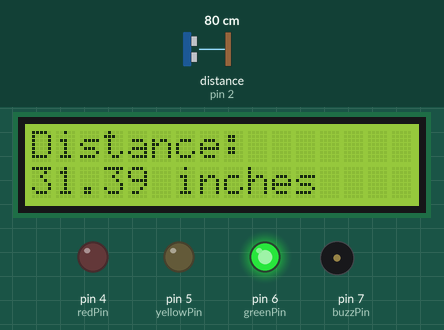
Simulated run of this sketch. Board: Arduino Uno, built with avr-gcc and run on an emulated ATmega328P. Shown: 16×2 character LCD, output pins drawn as LEDs (lit = HIGH), buzzer (waves = sounding, pin HIGH). Wiring (inferred from the names in the program): ultrasonic range finder: trigger pin 3; echo pin 2. The inputs (shaded band) are chosen by the test bench; at power-on: distance to the obstacle (sensor on pin 2) 80 cm. The echo pulse lasts 58.3 µs per cm; pins used as bus, display or sensor lines are not drawn; what the sketch prints to the serial monitor is not drawn.

Above: at 1.2 s.
1.3 s: distance to the obstacle (sensor on pin 2) set to 56 cm
At 1.32 s:
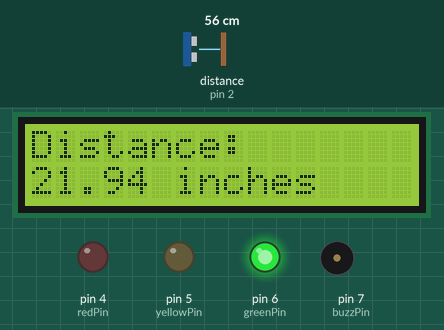
2.8 s: distance to the obstacle (sensor on pin 2) set to 48 cm
At 3.4 s:
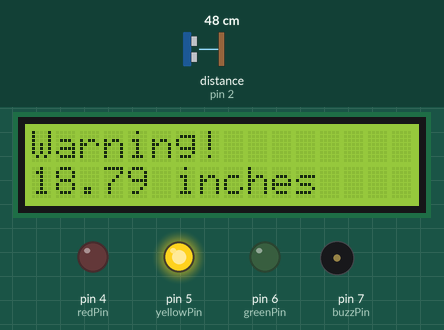
4.3 s: distance to the obstacle (sensor on pin 2) set to 28 cm
At 5.3 s:
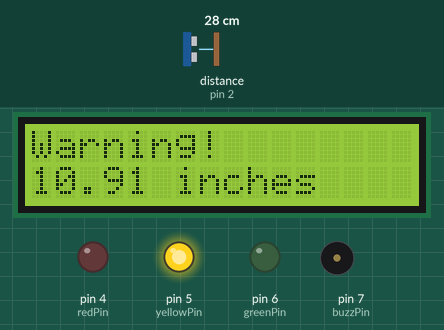
5.8 s: distance to the obstacle (sensor on pin 2) set to 23 cm
At 6.5 s:
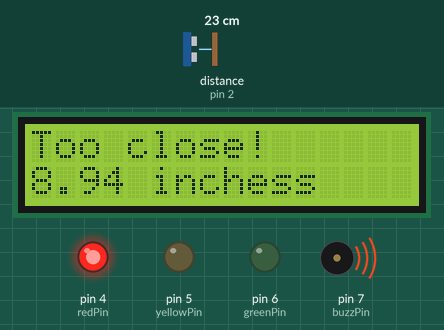
7.3 s: distance to the obstacle (sensor on pin 2) set to 35 cm
At 7.33 s:
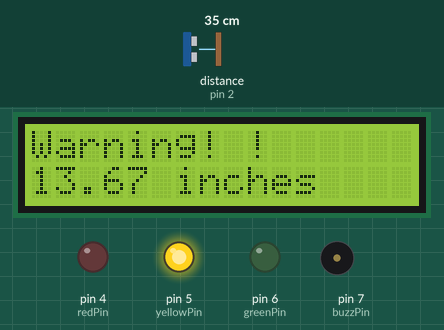
Timing chart, 0 to 9.8 s (numbered marks = the images above; inputs shaded):
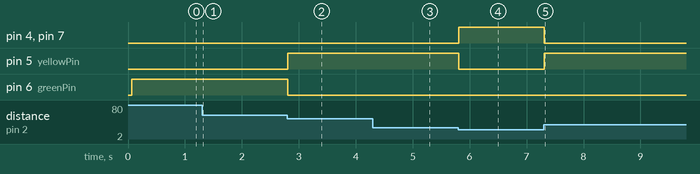

Measured:
- the behaviour switches between 52 and 51 cm on distance to the obstacle (sensor on pin 2) (found by bisection; images 1 and 2)
- the behaviour switches between 26 and 25 cm on distance to the obstacle (sensor on pin 2) (found by bisection; images 3 and 4)
- after the input at 1.3 s, the display: changes at once (image 1)
- after the input at 2.8 s, pin 5 (yellowPin): LOW → HIGH at once; pin 6 (greenPin): HIGH → LOW at once; the display: first changes at once (image 2 shows a later state)
- after the input at 4.3 s, the display: changes at once (image 3)
- after the input at 5.8 s, pin 4 (redPin), pin 7 (buzzPin): LOW → HIGH at once; pin 5 (yellowPin): HIGH → LOW at once; the display: changes at once (image 4)
- after the input at 7.3 s, pin 4 (redPin), pin 7 (buzzPin): HIGH → LOW at once; pin 5 (yellowPin): LOW → HIGH at once; the display: changes at once (image 5)

The sketch:

ultrasonic_distance_detector.ino
```cpp
// C++ code
#include <LiquidCrystal.h>

int sonicEchoPin = 2;
int sonicTrigPin = 3;

int redPin = 4;
int yellowPin = 5;
int greenPin = 6;

int buzzPin = 7;

int RS = 8;
int EN = 9;
int DB4 = 10;
int DB5 = 11;
int DB6 = 12;
int DB7 = 13;
LiquidCrystal lcd(RS,EN,DB4,DB5,DB6,DB7);
const int safeDistance = 20;
const int warningDistance = 10;

int buzzReadPin;
int pingTravelTime;
float pingTravelDistance;
float distanceToTarget;


void setup()
{
  lcd.begin(16,2);
  pinMode(greenPin, OUTPUT);
  pinMode(yellowPin, OUTPUT);
  pinMode(redPin, OUTPUT);
  pinMode(buzzPin, OUTPUT);
  pinMode(sonicTrigPin, OUTPUT);
  pinMode(sonicEchoPin,  INPUT);
  Serial.begin(9600);
}

void loop()
{
  digitalWrite(sonicTrigPin, LOW);
  delayMicroseconds(10);
  digitalWrite(sonicTrigPin, HIGH);
  delayMicroseconds(10);
  digitalWrite(sonicTrigPin, LOW);
  pingTravelTime = pulseIn(sonicEchoPin, HIGH);
  pingTravelDistance = (1./74.)*pingTravelTime;
  distanceToTarget = pingTravelDistance/2.;

  if (distanceToTarget > safeDistance)
  {
    digitalWrite(greenPin, HIGH);
    digitalWrite(yellowPin, LOW);
    digitalWrite(redPin, LOW);
    digitalWrite(buzzPin, LOW);
    lcd.setCursor(0,0);
    lcd.print("Distance: ");
    lcd.setCursor(0,1);
    lcd.print(distanceToTarget);
    lcd.print(" inches");
  }
  else if(distanceToTarget >= warningDistance)
  {
    digitalWrite(greenPin, LOW);
    digitalWrite(yellowPin, HIGH);
    digitalWrite(redPin, LOW);
    digitalWrite(buzzPin, LOW);
    lcd.setCursor(0,0);
    lcd.print("Warning! ");
    lcd.setCursor(0,1);
    lcd.print(distanceToTarget);
    lcd.print(" inches");
  }
  else
  {
    digitalWrite(greenPin, LOW);
    digitalWrite(yellowPin, LOW);
    digitalWrite(redPin, HIGH);
    digitalWrite(buzzPin, HIGH);
    lcd.setCursor(0,0);
    lcd.print("Too close! ");
    lcd.setCursor(0,1);
    lcd.print(distanceToTarget);
    lcd.print(" inches");
  }
  Serial.println(distanceToTarget);
}
```
